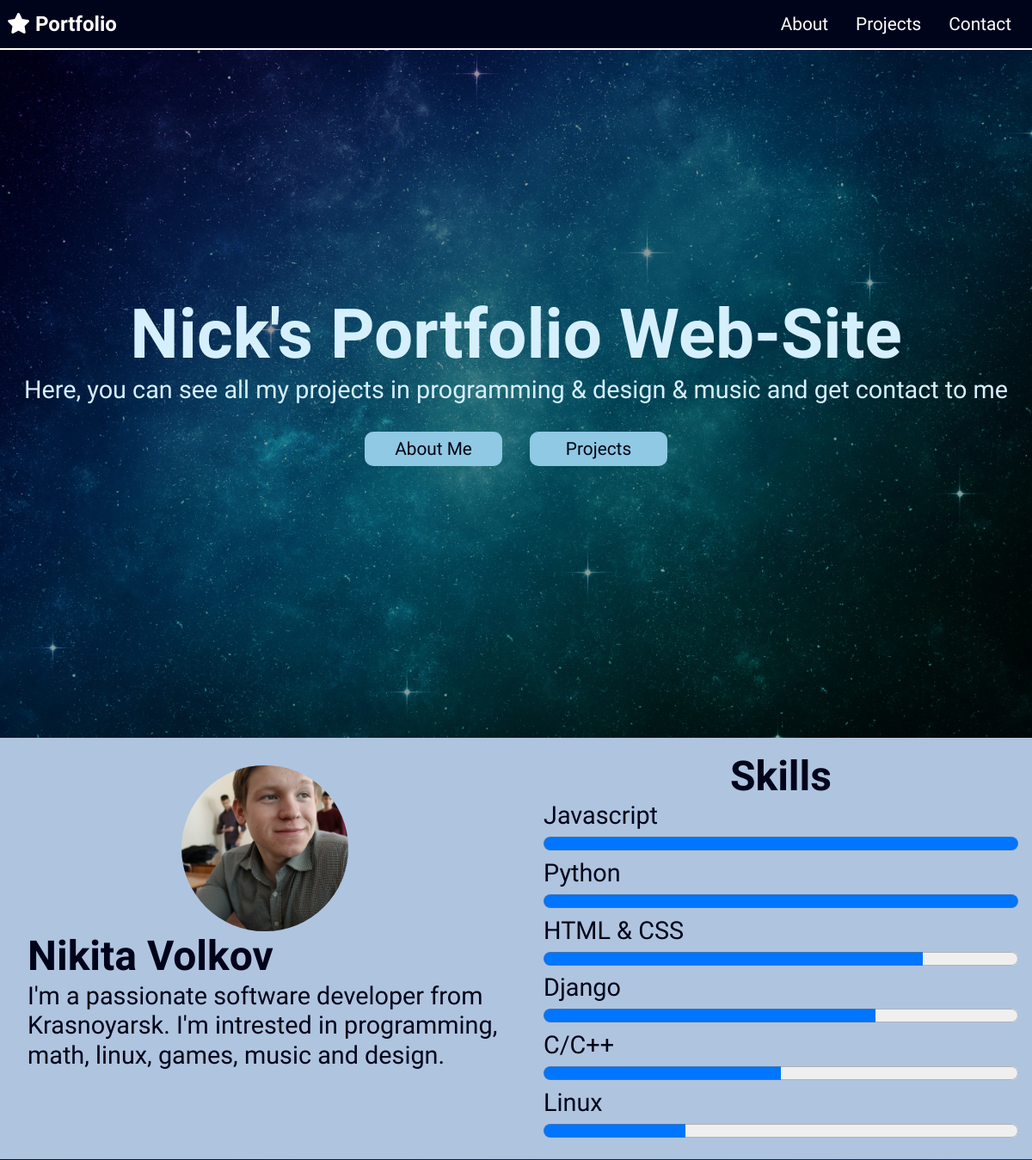
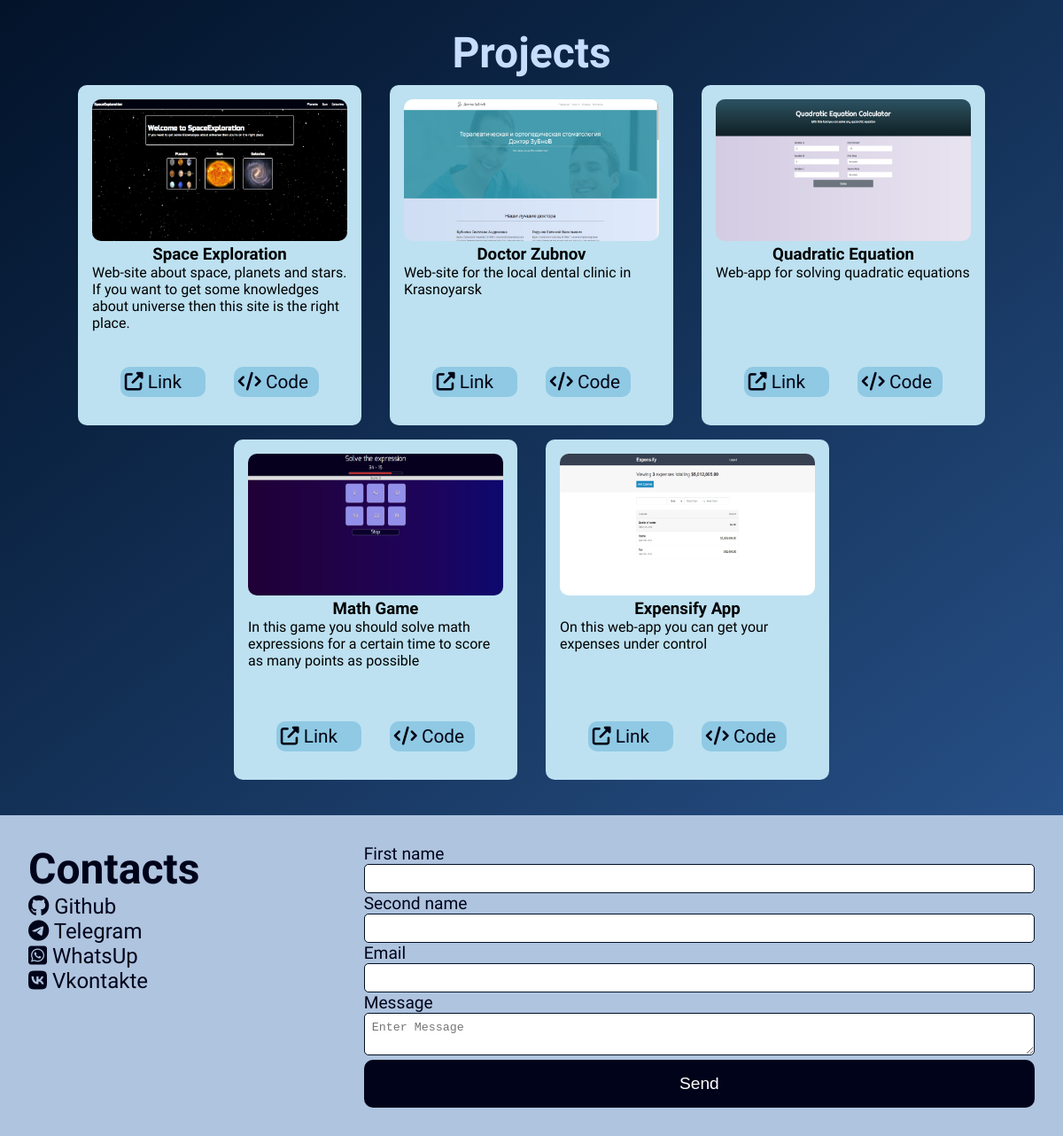
The page / on the database its author committed (2 pictures, top to bottom).
### portfolio/models.py (models this page shows, shortened)
class Project(models.Model):
    title = models.CharField(max_length = 100)
    description = models.CharField(max_length = 250)
    image = models.ImageField(upload_to = "portfolio/images")
    url = models.URLField(blank = True)
    codeUrl = models.URLField(blank = True)

### portfolio/views.py (the view)
# urls.py: 2. Add a URL to urlpatterns:  path('', views.home, name='home')
def home(request):
    projects = Project.objects.all()
    return render(request, 'portfolio/home.html', {'projects':projects})

### portfolio/templates/portfolio/home.html
{% extends 'base.html' %}
{% block content %}
{% load static %}
<header id="showcase">
    <div class="showcase-content">
        <h1 class="l-heading">Nick's Portfolio Web-Site</h1>
        <p class="lead">
            Here, you can see all my projects in programming & design & music and get contact to me
        </p>
        <div class="links-group">
            <a href="#about" class="btn">About Me</a>
            <a href="#projects" class="btn">Projects</a>
        </div>
    </div>
</header>
<section id="about">
    <div class="me">
        <img src="{% static 'img/me.png' %}" alt="me">
        <div class="text-content">
            <h2 class="m-heading">Nikita Volkov</h2>
            <p class="lead">
                I'm a passionate software developer from Krasnoyarsk. I'm intrested in programming, math, linux, games, music and design.
            </p>
        </div>
    </div>
    <div class="skills">
        <h2 class="m-heading text-center">Skills</h2>
        <div class="skills-content">
            <div class="skill">
                <span class="lead">Javascript</span>
                <progress max="100" value="100"></progress>
            </div>
            <div class="skill">
                <span class="lead">Python</span>
                <progress max="100" value="100"></progress>
            </div>
            <div class="skill">
                <span class="lead">HTML & CSS</span>
                <progress max="100" value="80"></progress>
            </div>
            <div class="skill">
                <span class="lead">Django</span>
                <progress max="100" value="70"></progress>
            </div>
            <div class="skill">
                <span class="lead">C/C++</span>
                <progress max="100" value="50"></progress>
            </div>
            <div class="skill">
                <span class="lead">Linux</span>
                <progress max="100" value="30"></progress>
            </div>
        </div>
    </div>
</section>
<section id="projects">
    <h2 class="m-heading text-center">Projects</h2>
    <div class="projects-content container">
        {% for project in projects %}
            <div class="project">
                <div>
                    <img src="{{ project.image.url }}" alt="project">
                    <h3 class="text-center">{{ project.title }}</h2>
                    <p>{{ project.description }}</p>
                </div>
                <div class="links">
                    {% if project.url %}
                    <a class="btn btn-small" href="{{ project.url }}" target="_blank">
                        <i class="fa fa-external-link" aria-hidden="true"></i>
                        Link
                    </a>
                    {% endif %}
                    {% if project.codeUrl %}
                    <a class="btn btn-small" href="{{ project.codeUrl }}" target="_blank">
                        <i class="fa fa-code" aria-hidden="true"></i>
                        Code
                    </a>
                    {% endif %}
                </div>
            </div>
        {% endfor %}
    </div>
</section>
<section id="contact">
    <div class="contact-content container">
        <div class="links">
            <h2 class="m-heading">Contacts</h2>
            <ul>
                <li>
                    <i class="fa fa-github" aria-hidden="true"></i>
                    <a href="https://github.com/worknikitavolkov">Github</a>
                </li>
                <li>
                    <i class="fa fa-telegram" aria-hidden="true"></i>
                    <a href="https://t.me/landayvolk">Telegram</a>
                </li>
                <li>
                    <i class="fab fa-whatsapp-square"></i>
                    <a href="https://api.whatsapp.com/send?phone=79233714100&text=I'm%20a%20software%20developer">WhatsUp</a>
                </li>
                <li>
                    <i class="fa fa-vk" aria-hidden="true"></i>
                    <a href="https://vk.com/volkssss">Vkontakte</a>
                </li>
            </ul>
        </div>
        <div class="form-wrap">
            <form>
                <div class="form-group">
                    <label for = "first-name">First name</label>
                    <input name = "first-name" id = "first-name" type="text">
                </div>
                <div class="form-group">
                    <label for = "second-name">Second name</label>
                    <input name = "second-name" id = "second-name" type="text">
                </div>
                <div class="form-group">
                    <label for = "email">Email</label>
                    <input name = "email" id = "email" type="email">
                </div>
                <div class="form-group">
                    <label for="message">Message</label>
                    <textarea name="message" id="message" placeholder="Enter Message"></textarea>
                </div>
                <button class="btn-wide btn-dark" type="submit">Send</button>
            </form>
        </div>
    </div>
</section>
{% endblock %}

### portfolio/templates/base.html (shortened to what this page needs)
{% load static %}
<!DOCTYPE html>
<html lang="en">
<head>
    <link rel="stylesheet" href="{% static 'style/style.css' %}">
</head>
<body>
    <nav id="navbar">
        <h1 class="logo">
            <i class="fa fa-star" aria-hidden="true"></i> Portfolio
        </h1>
        <ul>
            <li><a href="#about">About</a></li>
            <li><a href="#projects">Projects</a></li>
            <li><a href="#contact">Contact</a></li>
        </ul>
    </nav>
    {% block content %} {% endblock %}
</body>
</html>

### portfolio/static/style/style.css (style rules this page uses)
* { box-sizing: border-box; margin: 0; padding: 0; }
body { font-family: 'Baloo Da 2', cursive; }
.container { max-width: 1200px; margin: auto; }
.l-heading { font-size: 5rem; }
.m-heading { font-size: 3rem; }
.lead { font-size: 1.8rem; }
.text-center { text-align: center; }
.btn { text-decoration: none; color: #000313; font-size: 1.3rem; padding: 0.5rem; min-width: 10rem; margin: 1rem; background: #8fc9e4; border-radius: 10px; font-weight: 500; }
.btn-dark { background: #00031a; color: white; }
.btn-small { min-width: 6rem; padding: 0.3rem; }
.btn-wide { width: 100%; border: none; padding: 1rem; border-radius: 10px; font-size: 1.2rem; font-weight: 500; }
#navbar { position: sticky; top: 0; z-index: 1; display: flex; justify-content: space-between; align-items: center; padding: 0.5rem; background-color: #00041a; color: white; border-bottom: 2px solid #ffffff; }
#navbar ul { display: flex; list-style: none; }
#navbar ul li { font-size: 1.3rem; padding: 0.5rem; }
#navbar ul li a { color: white; padding: 0.5rem; text-decoration: none; }
#showcase { height: 100vh; color: #d5f0fc; background: url(../img/showcase.jpg) no-repeat center center/cover; }
#showcase .showcase-content { display: flex; flex-direction: column; padding: 1rem; text-align: center; align-items: center; justify-content: center; background: rgba(0, 0, 0, 0.4); height: 100%; width: 100%; }
#showcase .links-group { display: flex; justify-content: center; padding: 1rem; }
#about { display: flex; color: #00041a; background: #afc4df; }
#about .me { flex: 1; line-height: 1.2; padding: 2rem; }
#about .me img { display: block; width: 35%; margin: auto; border-radius: 50%; }
#about .skills { padding: 1rem; flex: 1; }
#about .skills .skills-content { display: flex; flex-direction: column; }
#about .skills .skills-content .skill progress { padding: 1rem; width: 100%; }
#projects { background-image: linear-gradient(to right bottom, #03132a, #0a213f, #133056, #1d406e, #275087); padding: 2rem; }
#projects h2 { color: #c6ddfc; }
#projects .projects-content { display: flex; justify-content: center; flex-wrap: wrap; }
#projects .projects-content .project { display: flex; flex-direction: column; justify-content: space-between; border-radius: 10px; width: 20rem; height: 24rem; margin: 0.5rem 1rem; padding: 1rem; background: #bde1f1; }
#projects .projects-content .project img { height: 10rem; width: 100%; border-radius: 10px; }
#projects .projects-content .project .links { display: flex; justify-content: center; }
#contact { padding: 2rem; color: #00041a; background: #afc4df; }
#contact .contact-content { display: flex; }
#contact .links { flex: 1; }
#contact .links ul { font-size: 1.5rem; list-style: none; }
#contact .links ul li a { color: #00041a; text-decoration: none; }
#contact .form-wrap { font-size: 1.2rem; flex: 2; }
#contact .form-wrap label { display: block; }
#contact .form-wrap input, #contact .form-wrap textarea { padding: 0.5rem; border-radius: 5px; width: 100%; border: 1px solid #001025; }

### rows shown on the page
Project: image (picture), title "Space Exploration", description "Web-site about space, planets and stars. If you want to get some knowledges about universe then this site is the right place."
Project: image (picture), title "Doctor Zubnov", description "Web-site for the local dental clinic in Krasnoyarsk"
Project: image (picture), title "Quadratic Equation", description "Web-app for solving quadratic equations"
Project: image (picture), title "Math Game", description "In this game you should solve math expressions for a certain time to score as many points as possible"
Project: image (picture), title "Expensify App", description "On this web-app you can get your expenses under control"
